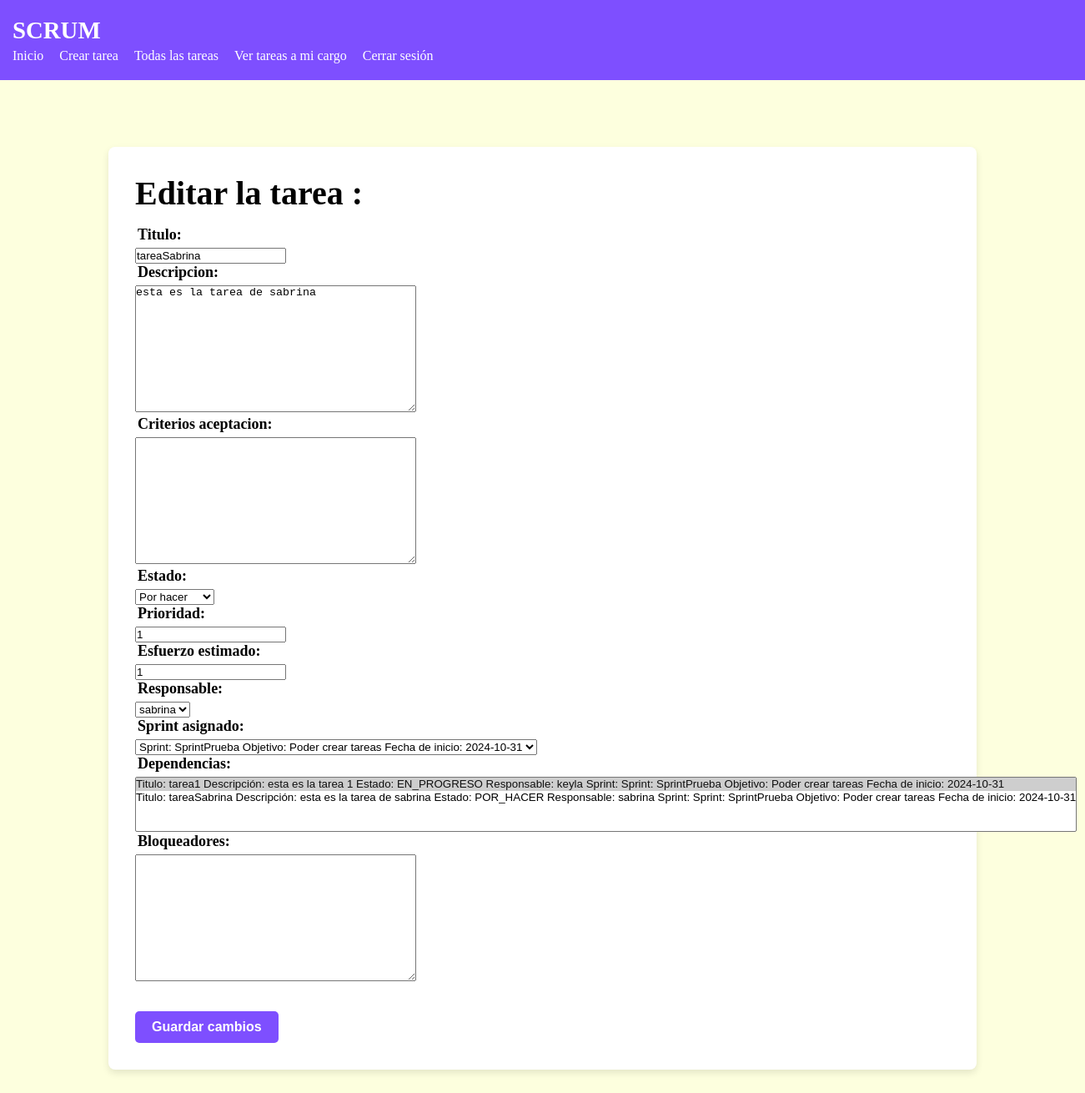
The page /15/editar-tarea (signed in) on the database as committed earlier.
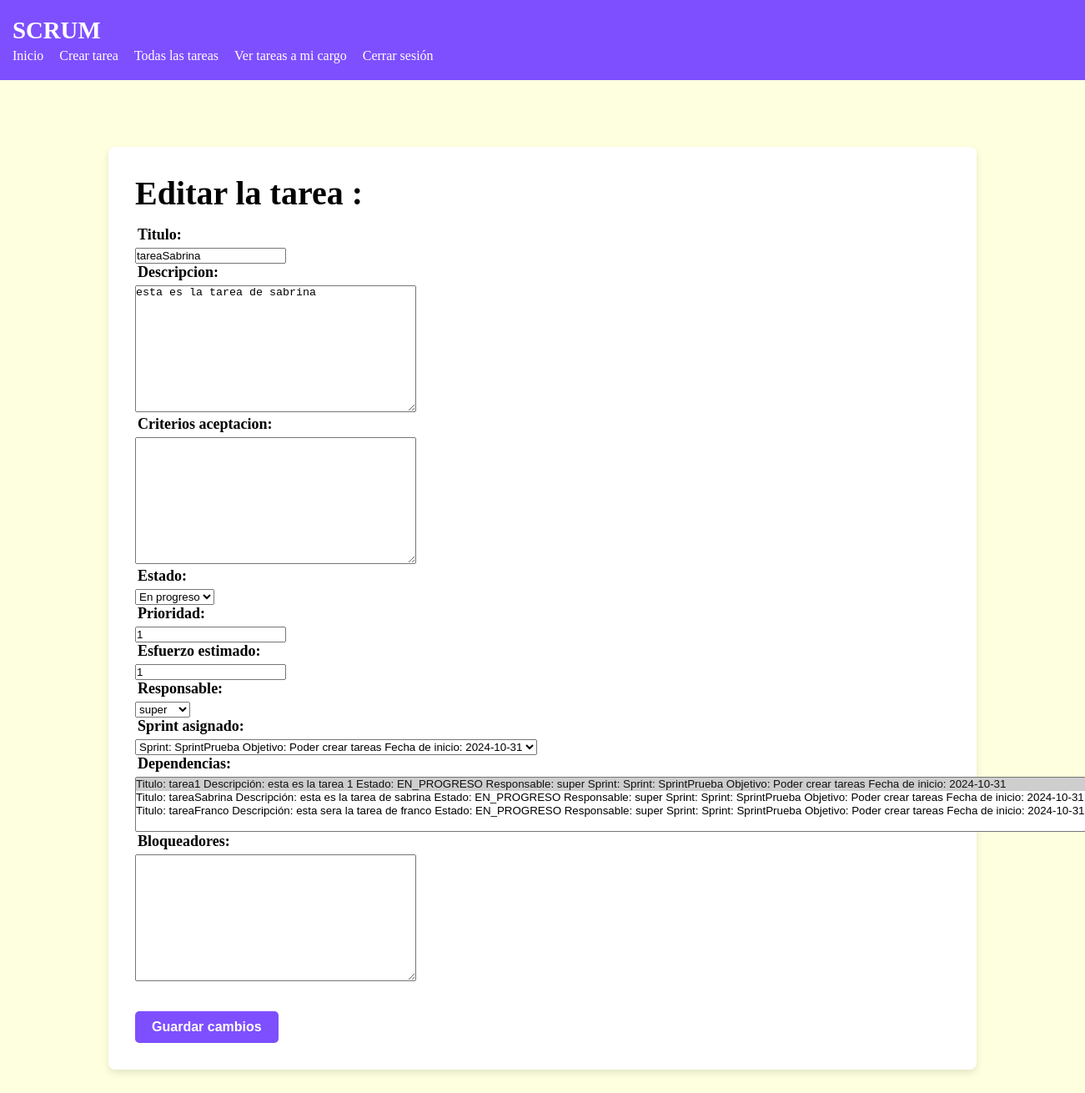
The same page on the database as committed later.
### scrum/models.py (models this page shows)
class Tarea(models.Model):
    titulo = models.CharField(max_length=200)
    descripcion = models.TextField(blank=True, default='')
    criterios_aceptacion = models.TextField(blank=True, default='')
    prioridad = models.IntegerField()
    estado = models.CharField(max_length=15, choices=ESTADO_CHOICES, default="POR_HACER")
    esfuerzo_estimado = models.IntegerField()
    responsable = models.ForeignKey(User, null=True, on_delete=models.SET_NULL)
    sprint_asignado = models.ForeignKey(Sprint, null=True, on_delete=models.SET_NULL)
    fecha_creacion = models.DateTimeField(auto_now_add=True)
    fecha_actualizacion = models.DateTimeField(auto_now=True)
    dependencias = models.ManyToManyField('self', symmetrical=False, blank=True)
    bloqueadores = models.TextField(blank=True, default='')
    class Meta:
        constraints = [
            models.CheckConstraint(check=models.Q(prioridad__gte=0), name='prioridad_no_negativa'),
            models.CheckConstraint(check=models.Q(esfuerzo_estimado__gte=0), name='esfuerzo_estimado_no_negativo'),
            models.CheckConstraint(check=models.Q(estado__in=["POR_HACER", "EN_PROGRESO", "COMPLETADA"]), name='estado_valido_tarea'),
            models.UniqueConstraint(fields=['titulo','sprint_asignado'], name='unique_tarea_sprint'),
        ]
        permissions = [
            ('permisoMarcarTarea', 'Puede marcar una tarea como completada.')
        ]
    def __str__(self):
        return f'Titulo: {self.titulo}\nDescripción: {self.descripcion}\nEstado: {self.estado}\nResponsable: {self.responsable.username}\nSprint: {self.sprint_asignado}'

### scrum/views.py (the view, shortened to what this page needs)
# urls.py: path('<int:pk>/editar-tarea', views.EditarTarea.as_view(), name='editar_tarea'),
class EditarTarea(LoginRequiredMixin, PermissionRequiredMixin, UpdateView):
    model = Tarea
    fields = ['titulo', 'descripcion', 'criterios_aceptacion', 'estado', 'prioridad', 'esfuerzo_estimado', 'responsable', 'sprint_asignado', 'dependencias', 'bloqueadores']
    template_name = 'editar_tarea.html'
    success_url = reverse_lazy('listar-tareas')
    permission_required = ('scrum.change_epica', 'scrum.change_sprint', 'scrum.change_tarea')
    def get_context_data(self, **kwargs):
        context = super().get_context_data(**kwargs)
        context['permisos'] = self.request.user.get_all_permissions
        return context

### scrum/models.py (called while the page is built)
    def __str__(self):
        return f'Sprint: {self.nombre}\nObjetivo: {self.objetivo}\nFecha de inicio: {self.fecha_inicio}'

### scrum/templates/editar_tarea.html (shortened to what this page needs)
{% extends "base.html" %}
{% block content %}
    {% if 'scrum.change_epica' in permisos or 'scrum.change_sprint' in permisos or 'scrum.change_tarea' in permisos %}
        <h1>Editar la tarea {{ tarea.nombre}}: </h1>
        <form method="POST" class="tarea-form">
            {{ form.as_ul }}
            <button type="submit">Guardar cambios</button>
        </form>
    {% else %}
        <h2>No tienes permisos para editar tareas.</h2>
    {% endif %}
{% endblock %}

Rows that differ between the two databases and show on the page:
changed Tarea: responsable_id 1 → 4 (drawn); estado "Por hacer" → "En progreso"; responsable "sabrina" → "super"
Other text that changed with them:
form field dependencias: "…1 Estado: EN_PROGRESO Responsable: keyla Sprint: Sprint: SprintPrueba Objetivo: Poder crear tareas Fecha de inicio: 2024-10-31 ☑ / Titulo: tareaSabrina Descripción: esta es la tarea de sabrina Estado: POR_HACER Responsable: sabrina Sprint: Sprint: SprintPrueba Objetivo:…" → "…1 Estado: EN_PROGRESO Responsable: super Sprint: Sprint: SprintPrueba Objetivo: Poder crear tareas Fecha de inicio: 2024-10-31 ☑ / Titulo: tareaSabrina Descripción: esta es la tarea de sabrina Estado: EN_PROGRESO Responsable: super Sprint: Sprint: SprintPrueba Objetivo: Poder crear tareas Fecha de inicio: 2024-10-31 / Titulo: tareaFranco Descripción: esta sera la tarea de franco Estado: EN_PROGRESO Responsable: super Sprint: Sprint: SprintPrueba Objetivo:…"
